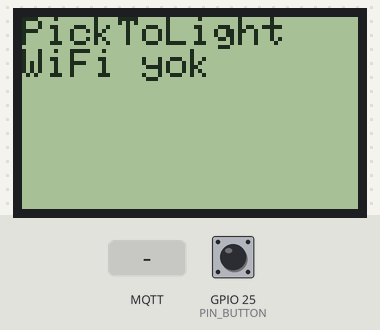
Bench run of a program on a simulated ESP32. On the bench: 84×48 one-colour display. The test bench sets the inputs (shaded band); at power-on: GPIO 25 (PIN_BUTTON) HIGH. WiFi joins after 1.5 s; servers stay silent unless stated; no MQTT or app messages arrive unless stated.

Above: at 11.6 s.
11.7 s: MQTT message "1" arrives on the first subscribed topic
At 14.5 s:
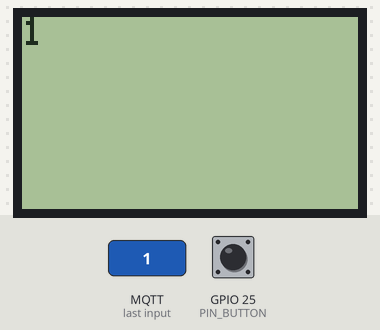
14.7 s: MQTT message "on" arrives on the first subscribed topic
At 15.9 s:
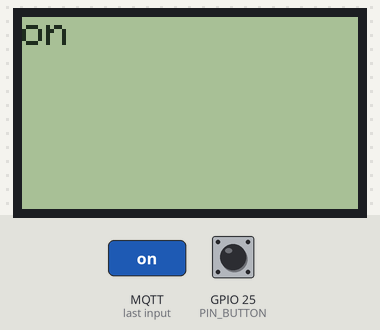
16.2 s: MQTT message "off" arrives on the first subscribed topic
At 17.1 s:
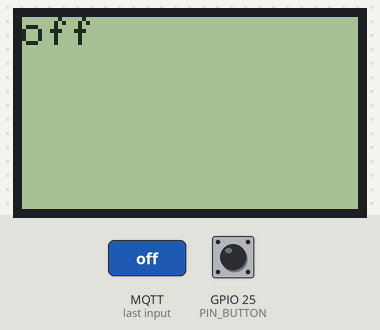
Timing chart, 0 to 18.7 s (numbered marks = the images above; inputs shaded):
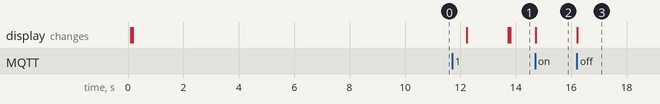

The program:

main.cpp
```cpp
#include <Arduino.h>
#include <WiFi.h>
#include <PubSubClient.h>
#include <Adafruit_GFX.h>
#include <Adafruit_PCD8544.h>

// ---------------------
// Wi-Fi
// ---------------------
const char* ssid     = "TOMRIS_IoT";
const char* password = "Kataturk1881.";

// ---------------------
// MQTT
// ---------------------
const char* mqttHost = "broker.emqx.io";
const uint16_t mqttPort = 1883;

const char* TOPIC_DISPLAY = "sau/iot/mega/konveyor/picktolight/station/display";
const char* TOPIC_BUTTON = "sau/iot/mega/konveyor/picktolight/station/button";
const char* TOPIC_COMMAND = "sau/iot/mega/konveyor/picktolight/station/command";
const char* TOPIC_STATUS = "sau/iot/mega/konveyor/picktolight/station/esp32_status";
const char* TOPIC_HEARTBEAT = "sau/iot/mega/konveyor/picktolight/station/heartbeat";

// ---------------------
// Nokia 5110 pins
// ---------------------
constexpr int PIN_LCD_CLK = 18;
constexpr int PIN_LCD_DIN = 23;
constexpr int PIN_LCD_DC = 27;
constexpr int PIN_LCD_CE = 26;
constexpr int PIN_LCD_RST = 33;

// ---------------------
// Optional button
// ---------------------
constexpr int PIN_BUTTON = 25;
constexpr unsigned long DEBOUNCE_MS = 35;
constexpr unsigned long DOUBLE_CLICK_MS = 320;
constexpr unsigned long RESET_HOLD_MS = 3000;
constexpr uint8_t MAX_QUEUED_PRESSES = 6;
constexpr uint8_t MAX_QUEUED_COMMANDS = 3;

// ---------------------
// Timing
// ---------------------
constexpr unsigned long WIFI_RETRY_MS = 12000;
constexpr unsigned long MQTT_RETRY_MS = 8000;
constexpr unsigned long HEARTBEAT_MS = 15000;

WiFiClient wifiClient;
PubSubClient mqttClient(wifiClient);
Adafruit_PCD8544 display(
  PIN_LCD_CLK,
  PIN_LCD_DIN,
  PIN_LCD_DC,
  PIN_LCD_CE,
  PIN_LCD_RST
);

String clientId;
String displayLines[6] = {
  "PickToLight",
  "WiFi bekliyor",
  "",
  "",
  "",
  ""
};

int lastButtonReading = HIGH;
int stableButtonState = HIGH;
bool buttonPressed = false;
bool longPressTriggered = false;
bool pendingSingleClick = false;
unsigned long lastDebounceAt = 0;
unsigned long buttonPressStartedAt = 0;
unsigned long firstClickReleasedAt = 0;
unsigned long lastWiFiTryAt = 0;
unsigned long lastMQTTTryAt = 0;
unsigned long lastHeartbeatAt = 0;
uint8_t queuedPressCount = 0;
uint8_t queuedUndoCount = 0;
uint8_t queuedResetCount = 0;

void renderDisplay();
void setStatusLines(const String& line1, const String& line2 = "", const String& line3 = "");
void applyDisplayPayload(const String& payload);
void ensureWiFi();
void ensureMQTT();
void publishStatus(const char* statusText);
void publishHeartbeat(const char* statusText);
bool publishCommand(const char* action);
bool publishButtonPress();
void flushPendingButtonActions();
void readButton();

void mqttCallback(char* topic, byte* payload, unsigned int length) {
  String message;
  message.reserve(length + 1);

  for (unsigned int index = 0; index < length; index++) {
    message += (char)payload[index];
  }

  message.trim();

  if (String(topic) == TOPIC_DISPLAY) {
    applyDisplayPayload(message);
    renderDisplay();
  }
}

void renderDisplay() {
  display.clearDisplay();
  display.setTextColor(BLACK);
  display.setTextSize(1);

  for (int row = 0; row < 6; row++) {
    display.setCursor(0, row * 8);
    display.print(displayLines[row].substring(0, 14));
  }

  display.display();
}

void setStatusLines(const String& line1, const String& line2, const String& line3) {
  displayLines[0] = "PickToLight";
  displayLines[1] = line1;
  displayLines[2] = line2;
  displayLines[3] = line3;
  displayLines[4] = "";
  displayLines[5] = "";
  renderDisplay();
}

void applyDisplayPayload(const String& payload) {
  int start = 0;
  int row = 0;

  while (row < 6) {
    int separator = payload.indexOf('~', start);
    if (separator < 0) {
      displayLines[row] = payload.substring(start);
      row++;
      break;
    }

    displayLines[row] = payload.substring(start, separator);
    start = separator + 1;
    row++;
  }

  while (row < 6) {
    displayLines[row] = "";
    row++;
  }
}

void publishStatus(const char* statusText) {
  if (!mqttClient.connected()) return;

  String payload = "{\"source\":\"esp32_display\",\"status\":\"";
  payload += statusText;
  payload += "\"}";
  mqttClient.publish(TOPIC_STATUS, payload.c_str(), true);
}

void publishHeartbeat(const char* statusText) {
  if (!mqttClient.connected()) return;

  String payload = "{\"source\":\"esp32_display\",\"status\":\"";
  payload += statusText;
  payload += "\"}";
  mqttClient.publish(TOPIC_HEARTBEAT, payload.c_str(), false);
}

bool publishCommand(const char* action) {
  if (!mqttClient.connected()) return false;

  String payload = "{\"source\":\"esp32_display\",\"action\":\"";
  payload += action;
  payload += "\"}";
  return mqttClient.publish(TOPIC_COMMAND, payload.c_str(), false);
}

bool publishButtonPress() {
  if (!mqttClient.connected()) return false;
  return mqttClient.publish(TOPIC_BUTTON, "press", false);
}

void flushPendingButtonActions() {
  if (pendingSingleClick && millis() - firstClickReleasedAt >= DOUBLE_CLICK_MS) {
    pendingSingleClick = false;
    if (queuedPressCount < MAX_QUEUED_PRESSES) {
      queuedPressCount++;
    }
    Serial.println("Button short press queued");
  }

  if (!mqttClient.connected()) return;

  if (queuedResetCount > 0) {
    if (publishCommand("reset")) {
      queuedResetCount--;
      Serial.println("Reset command sent");
    }
    return;
  }

  if (queuedUndoCount > 0) {
    if (publishCommand("undo")) {
      queuedUndoCount--;
      Serial.println("Undo command sent");
    }
    return;
  }

  if (queuedPressCount > 0) {
    if (publishButtonPress()) {
      queuedPressCount--;
      Serial.println("Button short press sent");
    }
  }
}

void ensureWiFi() {
  if (WiFi.status() == WL_CONNECTED) return;
  if (millis() - lastWiFiTryAt < WIFI_RETRY_MS) return;

  lastWiFiTryAt = millis();
  WiFi.disconnect(true, true);
  delay(200);
  WiFi.mode(WIFI_STA);
  WiFi.setSleep(false);
  WiFi.begin(ssid, password);
  setStatusLines("WiFi baglaniyor");
}

void ensureMQTT() {
  if (WiFi.status() != WL_CONNECTED) return;
  if (mqttClient.connected()) return;
  if (millis() - lastMQTTTryAt < MQTT_RETRY_MS) return;

  lastMQTTTryAt = millis();
  setStatusLines("MQTT baglaniyor");

  if (mqttClient.connect(clientId.c_str())) {
    mqttClient.subscribe(TOPIC_DISPLAY);
    publishStatus("online");
    publishHeartbeat("online");
    setStatusLines("Display bekliyor");
  }
}

void readButton() {
  int reading = digitalRead(PIN_BUTTON);

  if (reading != lastButtonReading) {
    lastDebounceAt = millis();
    lastButtonReading = reading;
  }

  if ((millis() - lastDebounceAt) > DEBOUNCE_MS) {
    if (reading != stableButtonState) {
      stableButtonState = reading;

      if (stableButtonState == LOW) {
        buttonPressed = true;
        longPressTriggered = false;
        buttonPressStartedAt = millis();
      } else if (buttonPressed) {
        if (!longPressTriggered) {
          if (pendingSingleClick && millis() - firstClickReleasedAt <= DOUBLE_CLICK_MS) {
            pendingSingleClick = false;
            if (queuedUndoCount < MAX_QUEUED_COMMANDS) {
              queuedUndoCount++;
            }
            Serial.println("Button double press queued");
          } else {
            pendingSingleClick = true;
            firstClickReleasedAt = millis();
          }
        }

        buttonPressed = false;
        longPressTriggered = false;
      }
    }
  }

  if (
    buttonPressed &&
    !longPressTriggered &&
    millis() - buttonPressStartedAt >= RESET_HOLD_MS
  ) {
    pendingSingleClick = false;
    if (queuedResetCount < MAX_QUEUED_COMMANDS) {
      queuedResetCount++;
    }
    longPressTriggered = true;
    Serial.println("Button long press reset queued");
  }
}

void setup() {
  Serial.begin(115200);
  delay(100);

  pinMode(PIN_BUTTON, INPUT_PULLUP);

  display.begin();
  display.setContrast(57);
  display.clearDisplay();
  display.display();

  setStatusLines("Baslatiliyor");

  WiFi.mode(WIFI_STA);
  WiFi.setSleep(false);

  clientId = "ptl_";
  clientId += String((uint32_t)ESP.getEfuseMac(), HEX);

  mqttClient.setServer(mqttHost, mqttPort);
  mqttClient.setCallback(mqttCallback);
}

void loop() {
  ensureWiFi();
  ensureMQTT();
  readButton();
  flushPendingButtonActions();

  if (WiFi.status() == WL_CONNECTED && mqttClient.connected()) {
    mqttClient.loop();

    if (millis() - lastHeartbeatAt >= HEARTBEAT_MS) {
      lastHeartbeatAt = millis();
      publishHeartbeat("ok");
    }
  } else if (WiFi.status() != WL_CONNECTED) {
    setStatusLines("WiFi yok");
  }

  delay(5);
}
```

Measured:
- after the input at 11.7 s, the display: first differs from a run without the input after 2.1 s (image 1)
- after the input at 14.7 s, the display: changes at once (image 2)
- after the input at 16.2 s, the display: changes at once (image 3)
